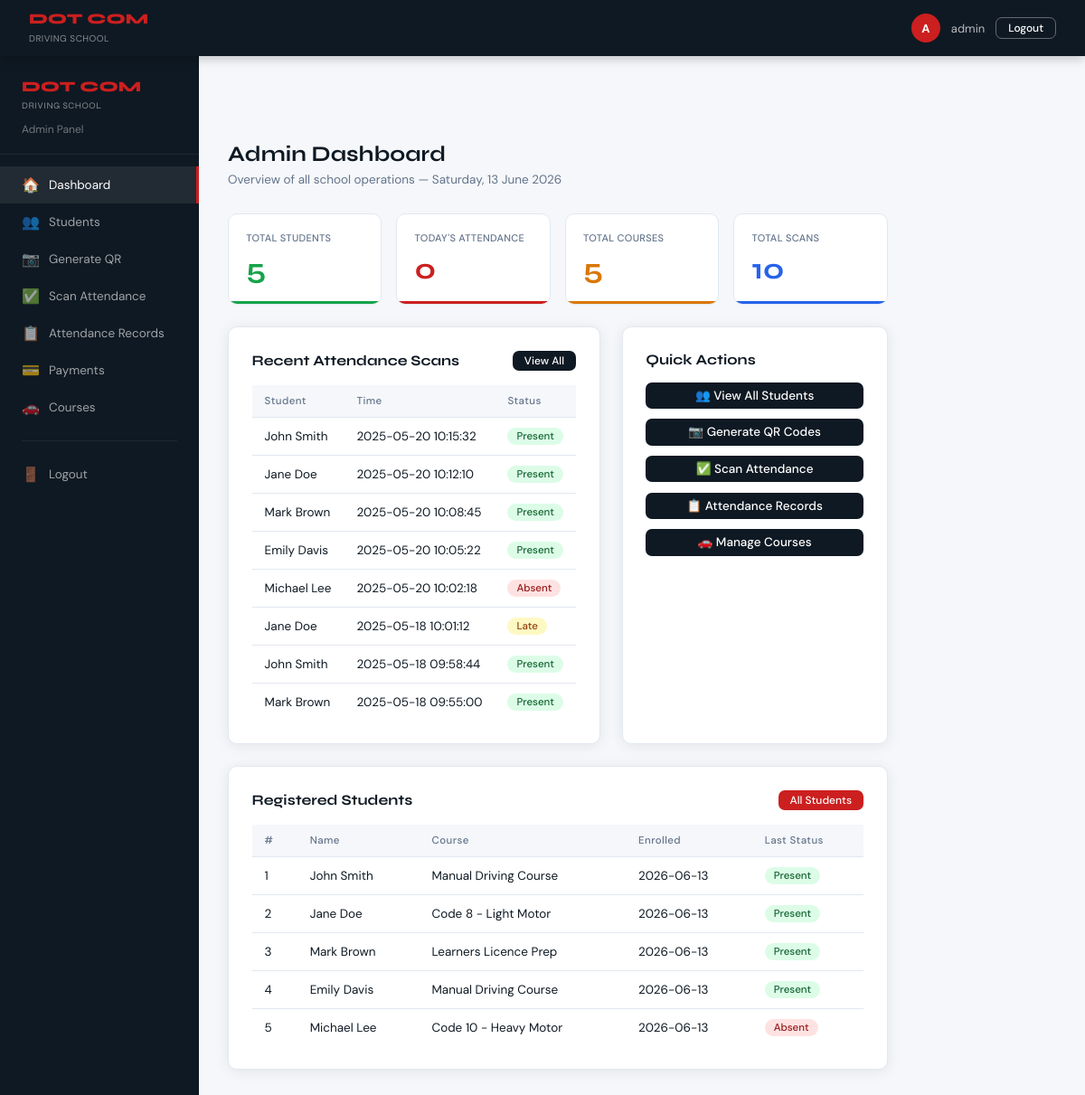
Page /admin_dashboard.php (signed in) on the committed database.
### tables this page shows
CREATE TABLE IF NOT EXISTS attendance (
  AttendanceID INT AUTO_INCREMENT PRIMARY KEY,
  StudentID    INT      NOT NULL,
  ScanTime     DATETIME DEFAULT CURRENT_TIMESTAMP,
  Status       ENUM('Present','Absent','Late') DEFAULT 'Present',
  Notes        VARCHAR(200) DEFAULT NULL,
  FOREIGN KEY (StudentID) REFERENCES students(StudentID) ON DELETE CASCADE
);

CREATE TABLE IF NOT EXISTS students (
  StudentID   INT AUTO_INCREMENT PRIMARY KEY,
  FirstName   VARCHAR(60)  NOT NULL,
  LastName    VARCHAR(60)  NOT NULL,
  Phone       VARCHAR(20)  NOT NULL,
  Email       VARCHAR(100) NOT NULL UNIQUE,
  IDNumber    VARCHAR(20)  DEFAULT NULL,
  CourseType  VARCHAR(80)  NOT NULL,
  UserID      INT          NOT NULL,
  EnrolledAt  DATETIME     DEFAULT CURRENT_TIMESTAMP,
  FOREIGN KEY (UserID) REFERENCES users(UserID) ON DELETE CASCADE
);

### admin_dashboard.php (the view, shortened to what this page needs)
<?php
require_once 'includes/db.php';
$total_students = $conn->query("SELECT COUNT(*) c FROM students")->fetch_assoc()['c'];
$today = date('Y-m-d');
$todays_att = $conn->query("SELECT COUNT(*) c FROM attendance WHERE DATE(ScanTime)='$today' AND Status='Present'")->fetch_assoc()['c'];
$total_courses = $conn->query("SELECT COUNT(*) c FROM courses")->fetch_assoc()['c'];
$total_scans   = $conn->query("SELECT COUNT(*) c FROM attendance")->fetch_assoc()['c'];
$recent_scans = $conn->query("
  SELECT a.ScanTime, a.Status, s.FirstName, s.LastName
  FROM attendance a
  JOIN students s ON s.StudentID=a.StudentID
  ORDER BY a.ScanTime DESC LIMIT 8
");
$students_q = $conn->query("
  SELECT s.StudentID, s.FirstName, s.LastName, s.CourseType, s.EnrolledAt,
         (SELECT Status FROM attendance WHERE StudentID=s.StudentID ORDER BY ScanTime DESC LIMIT 1) AS LastStatus
  FROM students s ORDER BY s.EnrolledAt DESC LIMIT 10
");
?>
<!DOCTYPE html>
<html lang="en">
<head>
  <link rel="stylesheet" href="css/style.css">
</head>
<body>
<nav class="admin-navbar">
  <div class="logo">
    <span class="dot-com">DOT COM</span>
    <span class="school">DRIVING SCHOOL</span>
  </div>
  <div class="admin-info">
    <div class="admin-avatar"><?= strtoupper(substr($_SESSION['username'],0,1)) ?></div>
    <span><?= htmlspecialchars($_SESSION['username']) ?></span>
    <a href="logout.php" class="btn btn-outline btn-sm">Logout</a>
  </div>
</nav>
<?php include 'includes/admin_sidebar.php'; ?>
<div class="admin-wrapper">
  <div class="dash-main">
    <div class="page-header">
      <h1>Admin Dashboard</h1>
      <p>Overview of all school operations — <?= date('l, d F Y') ?></p>
    </div>
    <div class="kpi-grid">
      <div class="kpi-card" style="--kpi-color:#16a34a;">
        <div class="kpi-label">TOTAL STUDENTS</div>
        <div class="kpi-value"><?= $total_students ?></div>
      </div>
      <div class="kpi-card" style="--kpi-color:var(--red);">
        <div class="kpi-label">TODAY'S ATTENDANCE</div>
        <div class="kpi-value"><?= $todays_att ?></div>
      </div>
      <div class="kpi-card" style="--kpi-color:var(--amber);">
        <div class="kpi-label">TOTAL COURSES</div>
        <div class="kpi-value"><?= $total_courses ?></div>
      </div>
      <div class="kpi-card" style="--kpi-color:var(--blue);">
        <div class="kpi-label">TOTAL SCANS</div>
        <div class="kpi-value"><?= $total_scans ?></div>
      </div>
    </div>
    <div class="dash-grid-2">
      <div class="card">
        <div class="card-body">
          <div class="section-title">
            Recent Attendance Scans
            <a href="attendance.php" class="btn btn-sm btn-navy">View All</a>
          </div>
          <div class="table-wrap">
            <table class="data-table">
              <thead><tr><th>Student</th><th>Time</th><th>Status</th></tr></thead>
              <tbody>
                <?php if ($recent_scans && $recent_scans->num_rows > 0):
                  while ($r = $recent_scans->fetch_assoc()): ?>
                <tr>
                  <td><?= htmlspecialchars($r['FirstName'].' '.$r['LastName']) ?></td>
                  <td><?= date('Y-m-d H:i:s', strtotime($r['ScanTime'])) ?></td>
                  <td><span class="badge badge-<?= strtolower($r['Status']) ?>"><?= $r['Status'] ?></span></td>
                </tr>
                <?php endwhile; else: ?>
                <tr><td colspan="3" style="text-align:center;color:var(--muted);padding:2rem;">No attendance scans yet.</td></tr>
                <?php endif; ?>
              </tbody>
            </table>
          </div>
        </div>
      </div>
      <div class="card">
        <div class="card-body">
          <div class="section-title">Quick Actions</div>
          <div style="display:flex;flex-direction:column;gap:.7rem;">
            <a href="students.php"      class="btn btn-navy btn-block">👥 View All Students</a>
            <a href="generate_qr.php"   class="btn btn-navy btn-block">📷 Generate QR Codes</a>
            <a href="scan.php"          class="btn btn-navy btn-block">✅ Scan Attendance</a>
            <a href="attendance.php"    class="btn btn-navy btn-block">📋 Attendance Records</a>
            <a href="courses.php"       class="btn btn-navy btn-block">🚗 Manage Courses</a>
          </div>
        </div>
      </div>
    </div>
    <div class="card mt-3">
      <div class="card-body">
        <div class="section-title">
          Registered Students
          <a href="students.php" class="btn btn-sm btn-red">All Students</a>
        </div>
        <div class="table-wrap">
          <table class="data-table">
            <thead><tr><th>#</th><th>Name</th><th>Course</th><th>Enrolled</th><th>Last Status</th></tr></thead>
            <tbody>
              <?php $n=1; while ($s = $students_q->fetch_assoc()): ?>
              <tr>
                <td><?= $n++ ?></td>
                <td><?= htmlspecialchars($s['FirstName'].' '.$s['LastName']) ?></td>
                <td><?= htmlspecialchars($s['CourseType']) ?></td>
                <td><?= date('Y-m-d', strtotime($s['EnrolledAt'])) ?></td>
                <td>
                  <?php if ($s['LastStatus']): ?>
                    <span class="badge badge-<?= strtolower($s['LastStatus']) ?>"><?= $s['LastStatus'] ?></span>
                  <?php else: ?>
                    <span style="color:var(--muted);font-size:12px;">No record</span>
                  <?php endif; ?>
                </td>
              </tr>
              <?php endwhile; ?>
            </tbody>
          </table>
        </div>
      </div>
    </div>
  </div>
</div>
</body>
</html>

### css/style.css (style rules this page uses)
*,*::before,*::after { box-sizing:border-box;margin:0;padding:0; }
:root { --red: #cc1f1f; --red-dark: #a81818; --navy: #0f1923; --navy2: #1a2636; --navy3: #243447; --white: #ffffff; --offwhite: #f5f7fa; --border: #e2e8f0; --text: #0f1923; --muted: #64748b; --green: #16a34a; --amber: #d97706; --blue: #2563eb; --nav-h: 62px; --sidebar-w:220px; --radius: 10px; --shadow: 0 2px 16px rgba(0,0,0,0.08); --shadow-lg:0 8px 32px rgba(0,0,0,0.13); }
html { scroll-behavior:smooth; }
body { font-family:'DM Sans',sans-serif;background:var(--offwhite);color:var(--text);min-height:100vh; }
a { text-decoration:none;color:inherit; }
.btn { display:inline-flex;align-items:center;gap:6px; padding:8px 20px;border-radius:7px;border:none; font-family:'DM Sans',sans-serif;font-size:13.5px;font-weight:500; cursor:pointer;transition:all .2s;line-height:1;text-decoration:none; }
.btn-red { background:var(--red);color:#fff; }
.btn-navy { background:var(--navy);color:#fff; }
.btn-outline { background:transparent;border:1.5px solid rgba(255,255,255,0.35);color:#fff; }
.btn-sm { padding:5px 13px;font-size:12px; }
.btn-block { width:100%;justify-content:center; }
.card { background:#fff;border:1px solid var(--border);border-radius:var(--radius);box-shadow:var(--shadow); }
.card-body { padding:1.6rem; }
.badge { display:inline-block;padding:2px 10px;border-radius:20px;font-size:11.5px;font-weight:500; }
.badge-present { background:#dcfce7;color:#166534; }
.badge-absent { background:#fee2e2;color:#991b1b; }
.badge-late { background:#fef9c3;color:#92400e; }
.table-wrap { overflow-x:auto; }
table.data-table { width:100%;border-collapse:collapse;font-size:13.5px; }
.data-table th { text-align:left;padding:10px 14px; background:var(--offwhite);color:var(--muted); font-size:11.5px;font-weight:500;letter-spacing:.4px; border-bottom:1px solid var(--border); }
.data-table td { padding:11px 14px;border-bottom:1px solid var(--border);color:var(--text); }
.data-table tr:last-child td { border-bottom:none; }
.kpi-grid { display:grid;grid-template-columns:repeat(auto-fit,minmax(140px,1fr));gap:1rem;margin-bottom:1.5rem; }
.kpi-card { background:#fff;border:1px solid var(--border);border-radius:var(--radius);padding:1.2rem;position:relative;overflow:hidden; }
.kpi-card::before { content:'';position:absolute;bottom:0;left:0;right:0;height:3px;background:var(--kpi-color,var(--navy)); }
.kpi-label { font-size:11px;font-weight:500;color:var(--muted);letter-spacing:.3px;margin-bottom:.5rem; }
.kpi-value { font-family:'Syne',sans-serif;font-size:2rem;font-weight:700;color:var(--kpi-color,var(--text)); }
.admin-wrapper { display:flex;min-height:100vh;padding-top:var(--nav-h); }
.page-header { margin-bottom:1.8rem; }
.page-header h1 { font-family:'Syne',sans-serif;font-size:1.5rem;font-weight:700; }
.page-header p { font-size:13.5px;color:var(--muted);margin-top:.3rem; }
.section-title { font-family:'Syne',sans-serif;font-size:1rem;font-weight:700;margin-bottom:1rem; display:flex;align-items:center;justify-content:space-between; }
.mt-3 { margin-top:1.5rem; }

### admin_dashboard.php (style rules this page uses)
body { padding-top:var(--nav-h); }
.admin-navbar { position:fixed;top:0;left:0;right:0;height:var(--nav-h); background:var(--navy);display:flex;align-items:center;justify-content:space-between; padding:0 2rem;z-index:1000;box-shadow:0 2px 12px rgba(0,0,0,0.25); }
.admin-navbar .logo .dot-com { color:var(--red);font-family:'Syne',sans-serif;font-size:16px;font-weight:800;display:block; }
.admin-navbar .logo .school { color:rgba(255,255,255,0.5);font-size:10px;letter-spacing:.5px; }
.admin-navbar .admin-info { display:flex;align-items:center;gap:12px;color:rgba(255,255,255,0.7);font-size:13px; }
.admin-avatar { width:32px;height:32px;border-radius:50%;background:var(--red);display:flex;align-items:center;justify-content:center;color:#fff;font-weight:700;font-size:13px; }
.dash-main { margin-left:var(--sidebar-w);padding:2rem;min-height:calc(100vh - var(--nav-h)); }
.dash-grid-2 { display:grid;grid-template-columns:1.4fr 1fr;gap:1.5rem;margin-top:1.5rem; }

### rows in the picture
attendance: StudentID.LastName "John Smith", ScanTime "2025-05-20 10:15:32", Status "Present"
attendance: StudentID.LastName "Jane Doe", ScanTime "2025-05-20 10:12:10", Status "Present"
attendance: StudentID.LastName "Mark Brown", ScanTime "2025-05-20 10:08:45", Status "Present"
attendance: StudentID.LastName "Emily Davis", ScanTime "2025-05-20 10:05:22", Status "Present"
attendance: StudentID.LastName "Michael Lee", ScanTime "2025-05-20 10:02:18", Status "Absent"
attendance: StudentID.LastName "Jane Doe", ScanTime "2025-05-18 10:01:12", Status "Late"
attendance: StudentID.LastName "John Smith", ScanTime "2025-05-18 09:58:44", Status "Present"
attendance: StudentID.LastName "Mark Brown", ScanTime "2025-05-18 09:55:00", Status "Present"
students: FirstName+LastName "John Smith", CourseType "Manual Driving Course", EnrolledAt "2026-06-13", LastStatus "Present"
students: FirstName+LastName "Jane Doe", CourseType "Code 8 - Light Motor", EnrolledAt "2026-06-13", LastStatus "Present"
students: FirstName+LastName "Mark Brown", CourseType "Learners Licence Prep", EnrolledAt "2026-06-13", LastStatus "Present"
students: FirstName+LastName "Emily Davis", CourseType "Manual Driving Course", EnrolledAt "2026-06-13", LastStatus "Present"
students: FirstName+LastName "Michael Lee", CourseType "Code 10 - Heavy Motor", EnrolledAt "2026-06-13", LastStatus "Absent"

### other values in the picture
substr($_SESSION['username'],0,1) "A"
$_SESSION['username'] "admin"
$total_students "5"
$todays_att "0"
$total_courses "5"
$total_scans "10"
